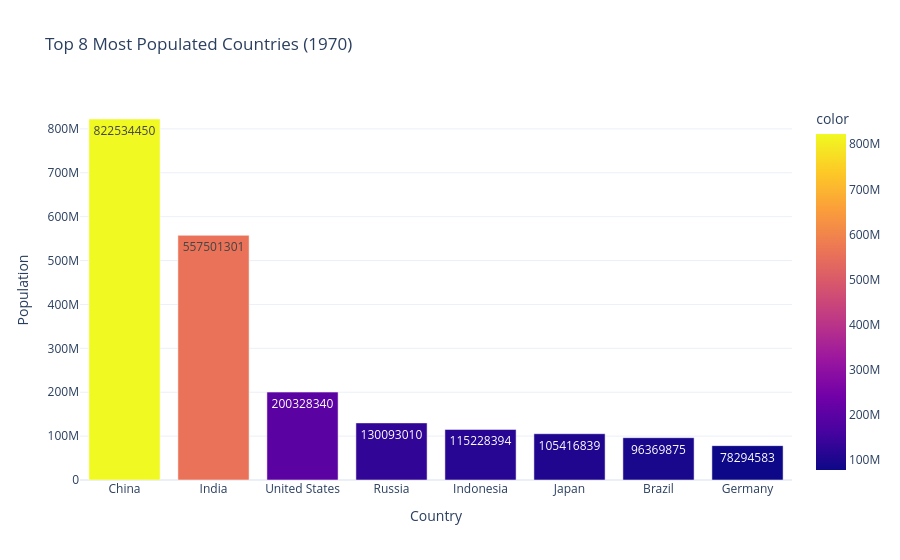
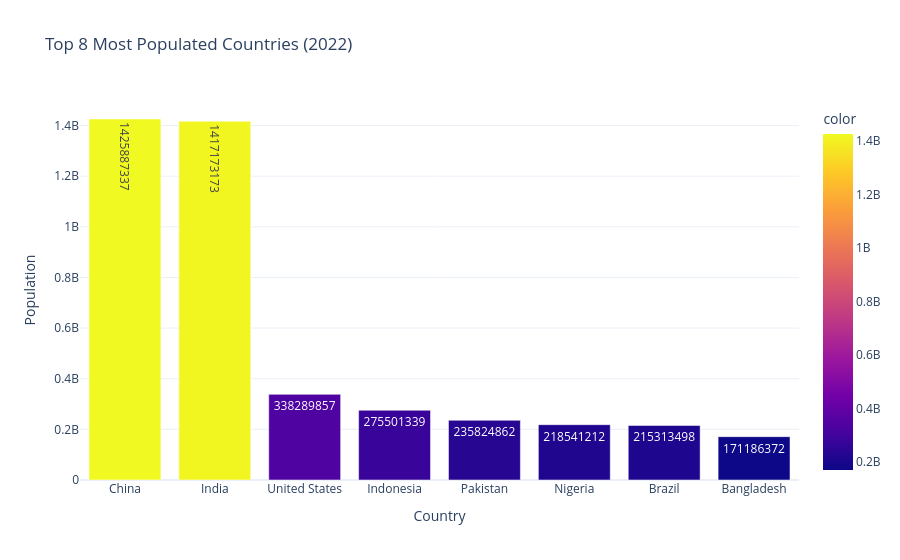

Write notebook code for charts like these, in order.
### Markdown cell above
# Top 8 Most Populated Countries (1970 & 2022)

### Code cell
top_8_populated_countries_1970 = df.groupby('Country/Territory')['1970 Population'].sum().sort_values(ascending=False).head(8)
top_8_populated_countries_2022 = df.groupby('Country/Territory')['2022 Population'].sum().sort_values(ascending=False).head(8)


features = {
    'Top 8 Most Populated Countries (1970)': top_8_populated_countries_1970,
    'Top 8 Most Populated Countries (2022)': top_8_populated_countries_2022
}

for title, data_values in features.items():
    fig = px.bar(
        x=data_values.index,
        y=data_values.values,
        text=data_values.values,
        color=data_values.values,
        title=title,
        template='plotly_white'
    )

    fig.update_layout(
        xaxis_title='Country',
        yaxis_title='Population'
    )

    fig.show()

### Figure 1 — Plotly figure (JSON) as saved in the notebook; plotly's stock layout.template omitted (floating-point values rounded to 4 significant figures)
{"data": [{"alignmentgroup": "True", "hovertemplate": "x=%{x}<br>y=%{y}<br>text=%{text}<br>color=%{marker.color}<extra></extra>", "legendgroup": "", "marker": {"color": [822534450, 557501301, 200328340, 130093010, 115228394, 105416839, 96369875, 78294583], "coloraxis": "coloraxis", "pattern": {"shape": ""}}, "name": "", "offsetgroup": "", "orientation": "v", "showlegend": false, "text": [822534450, 557501301, 200328340, 130093010, 115228394, 105416839, 96369875, 78294583], "textposition": "auto", "type": "bar", "x": ["China", "India", "United States", "Russia", "Indonesia", "Japan", "Brazil", "Germany"], "xaxis": "x", "y": [822534450, 557501301, 200328340, 130093010, 115228394, 105416839, 96369875, 78294583], "yaxis": "y"}], "layout": {"barmode": "relative", "coloraxis": {"colorbar": {"title": {"text": "color"}}, "colorscale": [[0, "#0d0887"], [0.1111, "#46039f"], [0.2222, "#7201a8"], [0.3333, "#9c179e"], [0.4444, "#bd3786"], [0.5556, "#d8576b"], [0.6667, "#ed7953"], [0.7778, "#fb9f3a"], [0.8889, "#fdca26"], [1, "#f0f921"]]}, "legend": {"tracegroupgap": 0}, "title": {"text": "Top 8 Most Populated Countries (1970)"}, "xaxis": {"anchor": "y", "domain": [0, 1], "title": {"text": "Country"}}, "yaxis": {"anchor": "x", "domain": [0, 1], "title": {"text": "Population"}}}}

### Figure 2 — Plotly figure (JSON) as saved in the notebook; plotly's stock layout.template omitted (floating-point values rounded to 4 significant figures)
{"data": [{"alignmentgroup": "True", "hovertemplate": "x=%{x}<br>y=%{y}<br>text=%{text}<br>color=%{marker.color}<extra></extra>", "legendgroup": "", "marker": {"color": [1425887337, 1417173173, 338289857, 275501339, 235824862, 218541212, 215313498, 171186372], "coloraxis": "coloraxis", "pattern": {"shape": ""}}, "name": "", "offsetgroup": "", "orientation": "v", "showlegend": false, "text": [1425887337, 1417173173, 338289857, 275501339, 235824862, 218541212, 215313498, 171186372], "textposition": "auto", "type": "bar", "x": ["China", "India", "United States", "Indonesia", "Pakistan", "Nigeria", "Brazil", "Bangladesh"], "xaxis": "x", "y": [1425887337, 1417173173, 338289857, 275501339, 235824862, 218541212, 215313498, 171186372], "yaxis": "y"}], "layout": {"barmode": "relative", "coloraxis": {"colorbar": {"title": {"text": "color"}}, "colorscale": [[0, "#0d0887"], [0.1111, "#46039f"], [0.2222, "#7201a8"], [0.3333, "#9c179e"], [0.4444, "#bd3786"], [0.5556, "#d8576b"], [0.6667, "#ed7953"], [0.7778, "#fb9f3a"], [0.8889, "#fdca26"], [1, "#f0f921"]]}, "legend": {"tracegroupgap": 0}, "title": {"text": "Top 8 Most Populated Countries (2022)"}, "xaxis": {"anchor": "y", "domain": [0, 1], "title": {"text": "Country"}}, "yaxis": {"anchor": "x", "domain": [0, 1], "title": {"text": "Population"}}}}
